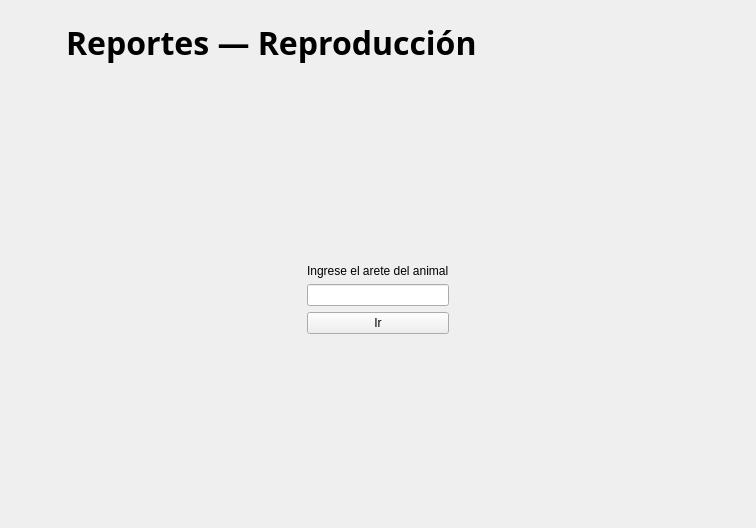
<?xml version="1.0" encoding="UTF-8"?>
<ui version="4.0">
 <class>Form</class>
 <widget class="QWidget" name="Form">
  <property name="geometry">
   <rect>
    <x>0</x>
    <y>0</y>
    <width>756</width>
    <height>528</height>
   </rect>
  </property>
  <property name="windowTitle">
   <string>Form</string>
  </property>
  <layout class="QVBoxLayout" name="verticalLayout_2">
   <item>
    <widget class="QWidget" name="widget" native="true">
     <layout class="QHBoxLayout" name="horizontalLayout">
      <item>
       <widget class="QLabel" name="label_2">
        <property name="minimumSize">
         <size>
          <width>40</width>
          <height>40</height>
         </size>
        </property>
        <property name="maximumSize">
         <size>
          <width>40</width>
          <height>40</height>
         </size>
        </property>
        <property name="text">
         <string/>
        </property>
        <property name="pixmap">
         <pixmap resource="resources.qrc">:/icons/img/icons/Nsperm.png</pixmap>
        </property>
        <property name="scaledContents">
         <bool>true</bool>
        </property>
       </widget>
      </item>
      <item>
       <widget class="QLabel" name="label">
        <property name="font">
         <font>
          <family>Segoe UI Variable Display Semib</family>
          <pointsize>24</pointsize>
          <weight>75</weight>
          <bold>true</bold>
         </font>
        </property>
        <property name="text">
         <string>Reportes — Reproducción</string>
        </property>
       </widget>
      </item>
      <item>
       <spacer name="horizontalSpacer">
        <property name="orientation">
         <enum>Qt::Horizontal</enum>
        </property>
        <property name="sizeHint" stdset="0">
         <size>
          <width>570</width>
          <height>20</height>
         </size>
        </property>
       </spacer>
      </item>
     </layout>
    </widget>
   </item>
   <item>
    <widget class="QWidget" name="widget_2" native="true">
     <layout class="QGridLayout" name="gridLayout_2">
      <item row="0" column="2">
       <spacer name="verticalSpacer_8">
        <property name="orientation">
         <enum>Qt::Vertical</enum>
        </property>
        <property name="sizeHint" stdset="0">
         <size>
          <width>20</width>
          <height>40</height>
         </size>
        </property>
       </spacer>
      </item>
      <item row="1" column="0">
       <spacer name="horizontalSpacer_6">
        <property name="orientation">
         <enum>Qt::Horizontal</enum>
        </property>
        <property name="sizeHint" stdset="0">
         <size>
          <width>131</width>
          <height>18</height>
         </size>
        </property>
       </spacer>
      </item>
      <item row="1" column="1" colspan="2">
       <widget class="QWidget" name="widget_3" native="true">
        <layout class="QGridLayout" name="gridLayout">
         <item row="0" column="1">
          <spacer name="verticalSpacer_3">
           <property name="orientation">
            <enum>Qt::Vertical</enum>
           </property>
           <property name="sizeHint" stdset="0">
            <size>
             <width>20</width>
             <height>40</height>
            </size>
           </property>
          </spacer>
         </item>
         <item row="1" column="0">
          <spacer name="horizontalSpacer_2">
           <property name="orientation">
            <enum>Qt::Horizontal</enum>
           </property>
           <property name="sizeHint" stdset="0">
            <size>
             <width>40</width>
             <height>20</height>
            </size>
           </property>
          </spacer>
         </item>
         <item row="1" column="1">
          <widget class="QWidget" name="widget_4" native="true">
           <layout class="QVBoxLayout" name="verticalLayout">
            <item>
             <widget class="QLabel" name="label_3">
              <property name="text">
               <string>Ingrese el arete del animal</string>
              </property>
             </widget>
            </item>
            <item>
             <widget class="QLineEdit" name="lineEdit"/>
            </item>
            <item>
             <widget class="QPushButton" name="pushButton">
              <property name="text">
               <string>Ir</string>
              </property>
              <property name="icon">
               <iconset resource="resources.qrc">
                <normaloff>:/icons/img/icons/flecha.png</normaloff>:/icons/img/icons/flecha.png</iconset>
              </property>
             </widget>
            </item>
           </layout>
          </widget>
         </item>
         <item row="1" column="2">
          <spacer name="horizontalSpacer_3">
           <property name="orientation">
            <enum>Qt::Horizontal</enum>
           </property>
           <property name="sizeHint" stdset="0">
            <size>
             <width>40</width>
             <height>20</height>
            </size>
           </property>
          </spacer>
         </item>
         <item row="2" column="1">
          <spacer name="verticalSpacer_6">
           <property name="orientation">
            <enum>Qt::Vertical</enum>
           </property>
           <property name="sizeHint" stdset="0">
            <size>
             <width>20</width>
             <height>40</height>
            </size>
           </property>
          </spacer>
         </item>
        </layout>
       </widget>
      </item>
      <item row="1" column="3">
       <spacer name="horizontalSpacer_7">
        <property name="orientation">
         <enum>Qt::Horizontal</enum>
        </property>
        <property name="sizeHint" stdset="0">
         <size>
          <width>131</width>
          <height>20</height>
         </size>
        </property>
       </spacer>
      </item>
      <item row="2" column="1">
       <spacer name="verticalSpacer_7">
        <property name="orientation">
         <enum>Qt::Vertical</enum>
        </property>
        <property name="sizeHint" stdset="0">
         <size>
          <width>20</width>
          <height>40</height>
         </size>
        </property>
       </spacer>
      </item>
     </layout>
    </widget>
   </item>
  </layout>
 </widget>
 <resources>
  <include location="resources.qrc"/>
  <include location="../../AppData/Local/Programs/Python/Python313/Lib/site-packages/QtDesigner/resources.qrc"/>
 </resources>
 <connections/>
</ui>
